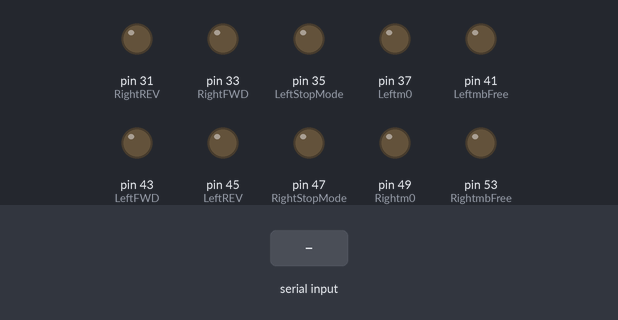
The sketch below on a simulated Arduino Mega 2560, built with avr-gcc and run on an emulated ATmega2560. Parts: output pins drawn as LEDs (lit = HIGH). The test bench sets the inputs (shaded band). Pins used as bus, display or sensor lines are not drawn; what the sketch prints to the serial monitor is not drawn.

Above: at 1.2 s.
1.3 s: byte 108 ('l') received over Serial
At 4.1 s:
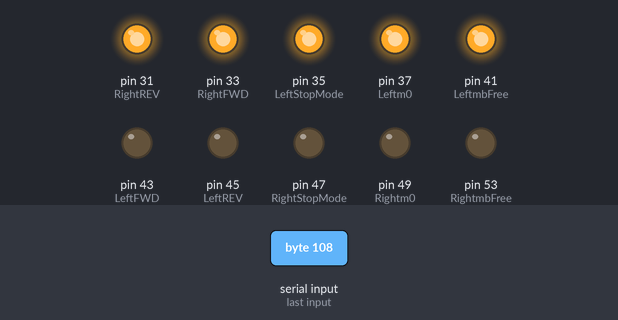
4.3 s: "1" received over Serial
At 6.3 s:
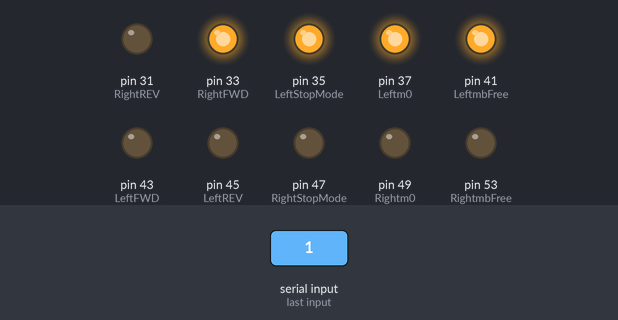
6.8 s: byte 113 ('q') received over Serial
At 7.4 s:
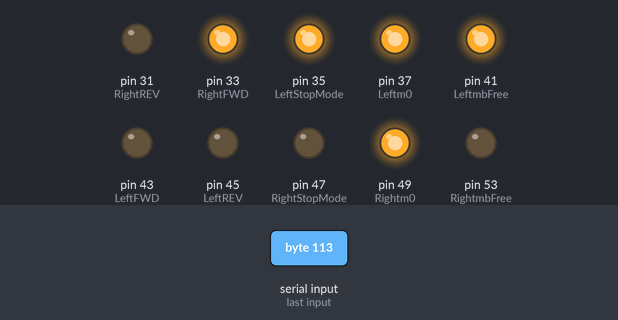
9.3 s: byte 104 ('h') received over Serial
At 10.5 s:
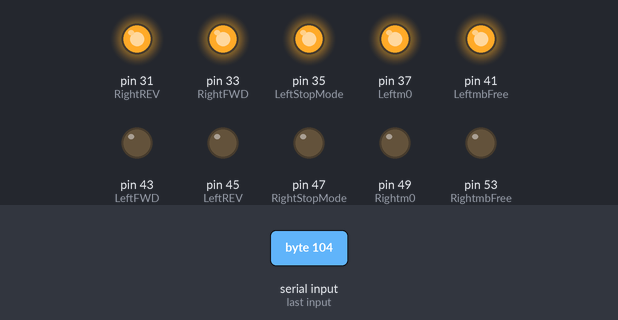
12.3 s: byte 101 ('e') received over Serial
At 14.7 s:
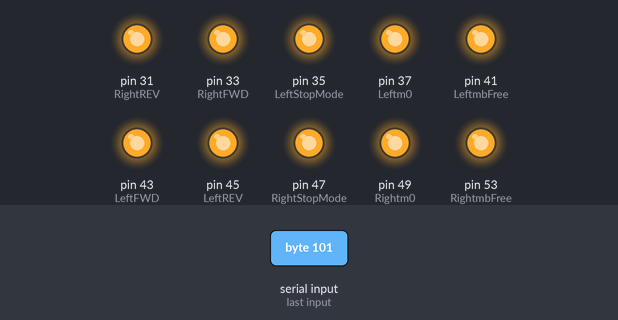
15.3 s: byte 114 ('r') received over Serial
At 18.3 s:
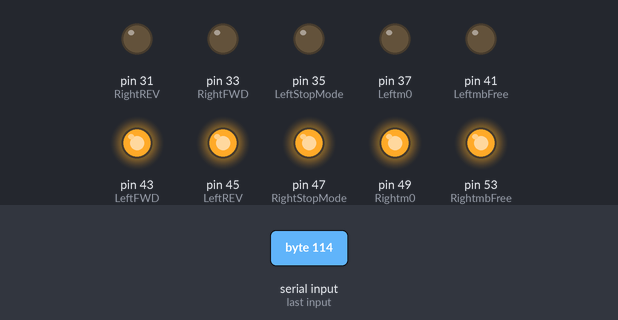
Timing chart, 0 to 19.3 s (numbered marks = the images above; inputs shaded):
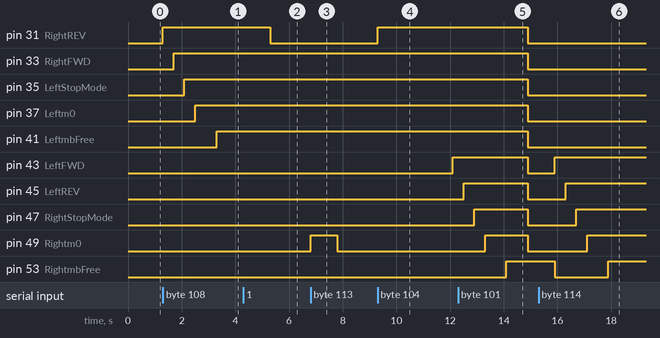

The sketch:

pcb_test.ino
```cpp
/*
2023-04-15
tomoki sugimoto
for test PCB board
  relay HIGH LOW test code
*/

// #define
#define RightmbFree 53
#define RightAlarmReset 51
#define Rightm0 49
#define RightStopMode 47
#define RightFWD 33
#define RightREV 31

#define LeftREV 45
#define LeftFWD 43
#define LeftmbFree 41
#define LeftAlarmReset 39
#define Leftm0 37
#define LeftStopMode 35

void relayOff(){
  Serial.println("all relays LOW");
  // リレー左上から順に
  digitalWrite(RightREV, LOW); // 31
  digitalWrite(RightFWD, LOW); // 33
  digitalWrite(LeftStopMode, LOW); // 35
  digitalWrite(Leftm0, LOW); // 37
  digitalWrite(LeftAlarmReset, LOW); // 39
  digitalWrite(LeftmbFree, LOW); // 41

  // 右上から順に
  digitalWrite(LeftFWD, LOW); // 43
  digitalWrite(LeftREV, LOW); // 45
  digitalWrite(RightStopMode, LOW); // 47
  digitalWrite(Rightm0, LOW); // 49
  digitalWrite(RightAlarmReset, LOW); // 51
  digitalWrite(RightmbFree, LOW); // 53
}

void relay(){
  int d=1000; // リレーHIGH時間
  char val;
  if (Serial.available() > 0){
    val = Serial.read();

    if (val == 'o'){
      relayOff();
    }

    //左側リレー個別確認
    else if (val == '1'){
      Serial.println("relay HIGH : CR1, Arduino pin No.31, FWD_L");
      digitalWrite(RightREV, HIGH); // 31
      delay(d);
      digitalWrite(RightREV, LOW); // 31
      Serial.println("relay LOW : CR1");
    }
    else if (val == '2'){
      Serial.println("relay HIGH : CR2, Arduino pin No.33");
      digitalWrite(RightFWD, HIGH); // 33
      delay(d);
      digitalWrite(RightFWD, LOW); // 33
      Serial.println("relay LOW : CR2");
    }
    else if (val == '3'){
    Serial.println("relay HIGH : CR3, Arduino pin No.35");
      digitalWrite(LeftStopMode, HIGH); // 35
      delay(d);
      Serial.println("relay LOW : CR3");
      digitalWrite(LeftStopMode, LOW); // 35
    }
    else if (val == '4'){
    Serial.println("relay HIGH : CR4, Arduino pin No.37");
      digitalWrite(Leftm0, HIGH); // 37
      delay(d);
      Serial.println("relay LOW : CR4");
      digitalWrite(Leftm0, LOW); // 37
    }
    else if (val == '5'){
    Serial.println("relay HIGH : CR5, Arduino pin No39.");
      digitalWrite(LeftAlarmReset, HIGH); // 39
      delay(d);
      Serial.println("relay LOW : CR5");
      digitalWrite(LeftAlarmReset, LOW); // 39
    }
    else if (val == '6'){
    Serial.println("relay HIGH : CR6, Arduino pin No.41");
      digitalWrite(LeftmbFree, HIGH); // 41
      delay(d);
      Serial.println("relay LOW : CR6");
      digitalWrite(LeftmbFree, LOW); // 41
    }

    // 右側リレー個別確認
    else if (val == '7'){
      Serial.println("relay HIGH : CR7, Arduino pin No.43");
      digitalWrite(LeftFWD, HIGH); // 43
      delay(d);
      Serial.println("relay LOW : CR7");
      digitalWrite(LeftFWD, LOW); // 43
    }
    else if (val == '8'){
      Serial.println("relay HIGH : CR8, Arduino pin No.45");
      digitalWrite(LeftREV, HIGH); // 45
      delay(d);
      Serial.println("relay LOW : CR8");
      digitalWrite(LeftREV, LOW); // 45
    }
    else if (val == '9'){
      Serial.println("relay HIGH : CR9, Arduino pin No.47");
      digitalWrite(RightStopMode, HIGH); // 47
      delay(d);
      Serial.println("relay LOW : CR9");
      digitalWrite(RightStopMode, LOW); // 47
    }
    else if (val == 'q'){
      Serial.println("relay HIGH : CR10, Arduino pin No.49");
      digitalWrite(Rightm0, HIGH); // 49
      delay(d);
      Serial.println("relay LOW : CR10");
      digitalWrite(Rightm0, LOW); // 49
    }
    else if (val == 'w'){
      Serial.println("relay HIGH : CR11, Arduino pin No.51");
      digitalWrite(RightAlarmReset, HIGH); // 51
      delay(d);
      Serial.println("relay LOW : CR11");
      digitalWrite(RightAlarmReset, LOW); // 51
    }
    else if (val == 'e'){
      Serial.println("relay HIGH : CR12, Arduino pin No.53");
      digitalWrite(RightmbFree, HIGH); // 53
      delay(d);
      Serial.println("relay LOW : CR12");
      digitalWrite(RightmbFree, LOW); // 53
    }

    else if (val == 'l'){
    Serial.println("Left side relays HIGH");
    digitalWrite(RightREV, HIGH); // 31
    delay(400);
    digitalWrite(RightFWD, HIGH); // 33
    delay(400);
    digitalWrite(LeftStopMode, HIGH); // 35
    delay(400);
    digitalWrite(Leftm0, HIGH); // 37
    delay(400);
    digitalWrite(LeftAlarmReset, HIGH); // 39
    delay(400);
    digitalWrite(LeftmbFree, HIGH); // 41
    delay(400);
    Serial.println("Left side relays LOW");
    }

    else if(val == 'r'){
    Serial.println("Left side relays HIGH");
    digitalWrite(LeftFWD, HIGH); // 43
    delay(400);
    digitalWrite(LeftREV, HIGH); // 45
    delay(400);
    digitalWrite(RightStopMode, HIGH); // 47
    delay(400);
    digitalWrite(Rightm0, HIGH); // 49
    delay(400);
    digitalWrite(RightAlarmReset, HIGH); // 51
    delay(400);
    digitalWrite(RightmbFree, HIGH); // 53
    delay(400);
    Serial.println("Left side relays LOW");
    }

    else if (val == 'h'){
    Serial.print("all relays HIGH  ");
    digitalWrite(RightREV, HIGH); // 31
    delay(400);
    digitalWrite(RightFWD, HIGH); // 33
    delay(400);
    digitalWrite(LeftStopMode, HIGH); // 35
    delay(400);
    digitalWrite(Leftm0, HIGH); // 37
    delay(400);
    digitalWrite(LeftAlarmReset, HIGH); // 39
    delay(400);
    digitalWrite(LeftmbFree, HIGH); // 41
    Serial.print("left side Done  ");
    delay(800);

    digitalWrite(LeftFWD, HIGH); // 43
    delay(400);
    digitalWrite(LeftREV, HIGH); // 45
    delay(400);
    digitalWrite(RightStopMode, HIGH); // 47
    delay(400);
    digitalWrite(Rightm0, HIGH); // 49
    delay(400);
    digitalWrite(RightAlarmReset, HIGH); // 51
    delay(400);
    digitalWrite(RightmbFree, HIGH); // 53
    Serial.println("Right side Done");
    delay(800);
    relayOff();
    }
  }
}

void setup() {
  Serial.begin(9600);

  pinMode(RightREV, OUTPUT);
  pinMode(RightFWD, OUTPUT);
  pinMode(LeftStopMode, OUTPUT);
  pinMode(Leftm0, OUTPUT);
  pinMode(LeftAlarmReset, OUTPUT);
  pinMode(LeftmbFree, OUTPUT);

  pinMode(LeftREV, OUTPUT);
  pinMode(LeftFWD, OUTPUT);
  pinMode(RightStopMode, OUTPUT);
  pinMode(Rightm0, OUTPUT);
  pinMode(RightAlarmReset, OUTPUT);
  pinMode(RightmbFree, OUTPUT);
}

void loop() {
  relay();
}
```

Measured:
- after the input at 1.3 s, pin 31 (RightREV): LOW → HIGH at once; pin 33 (RightFWD): LOW → HIGH after 0.40 s; pin 35 (LeftStopMode): LOW → HIGH after 0.80 s; pin 37 (Leftm0): LOW → HIGH after 1.2 s; pin 41 (LeftmbFree): LOW → HIGH after 2.0 s
- after the input at 4.3 s, pin 31 (RightREV): HIGH → LOW after 1.0 s
- after the input at 6.8 s, pin 49 (Rightm0): LOW → HIGH at once, → LOW 1.0 s later
- after the input at 9.3 s, pin 31 (RightREV): LOW → HIGH at once; pin 43 (LeftFWD): LOW → HIGH after 2.8 s
- after the input at 12.3 s, pin 53 (RightmbFree): goes on until 14.1 s, then stays HIGH
- after the input at 15.3 s, pin 43 (LeftFWD): LOW → HIGH after 0.60 s; pin 45 (LeftREV): LOW → HIGH after 1.0 s; pin 47 (RightStopMode): LOW → HIGH after 1.4 s; pin 49 (Rightm0): LOW → HIGH after 1.8 s
